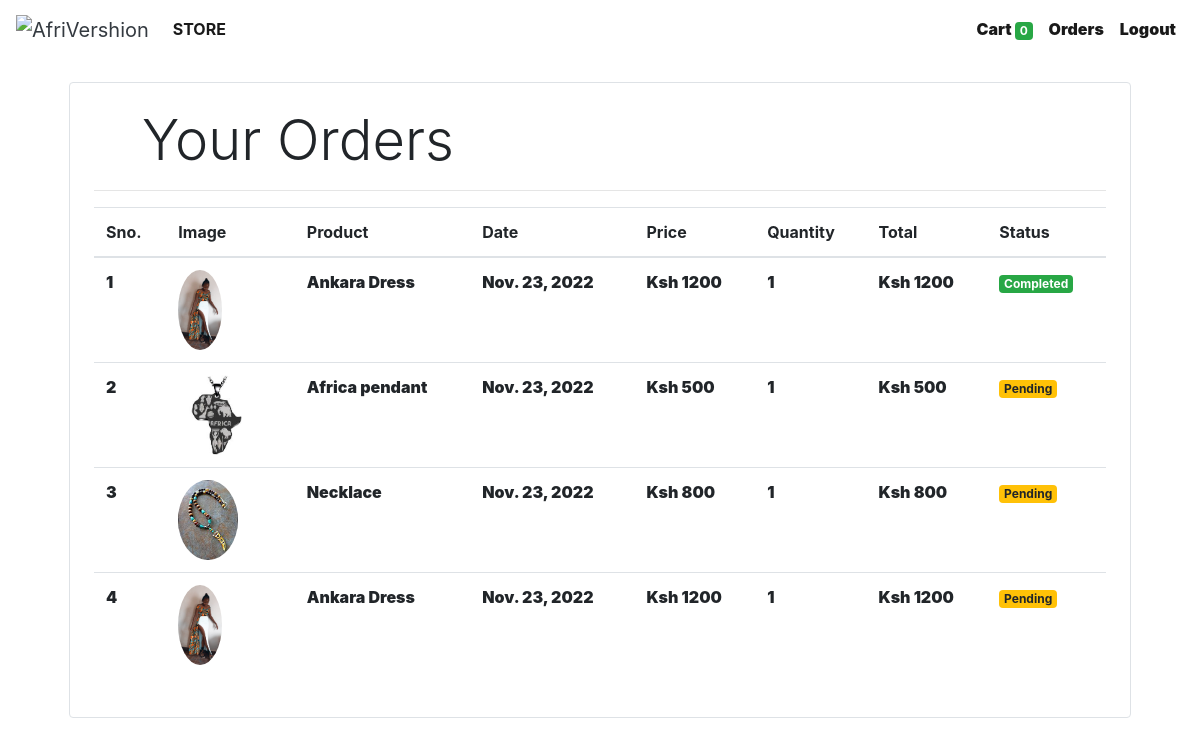
Before: /orders (signed in) with the older database file.
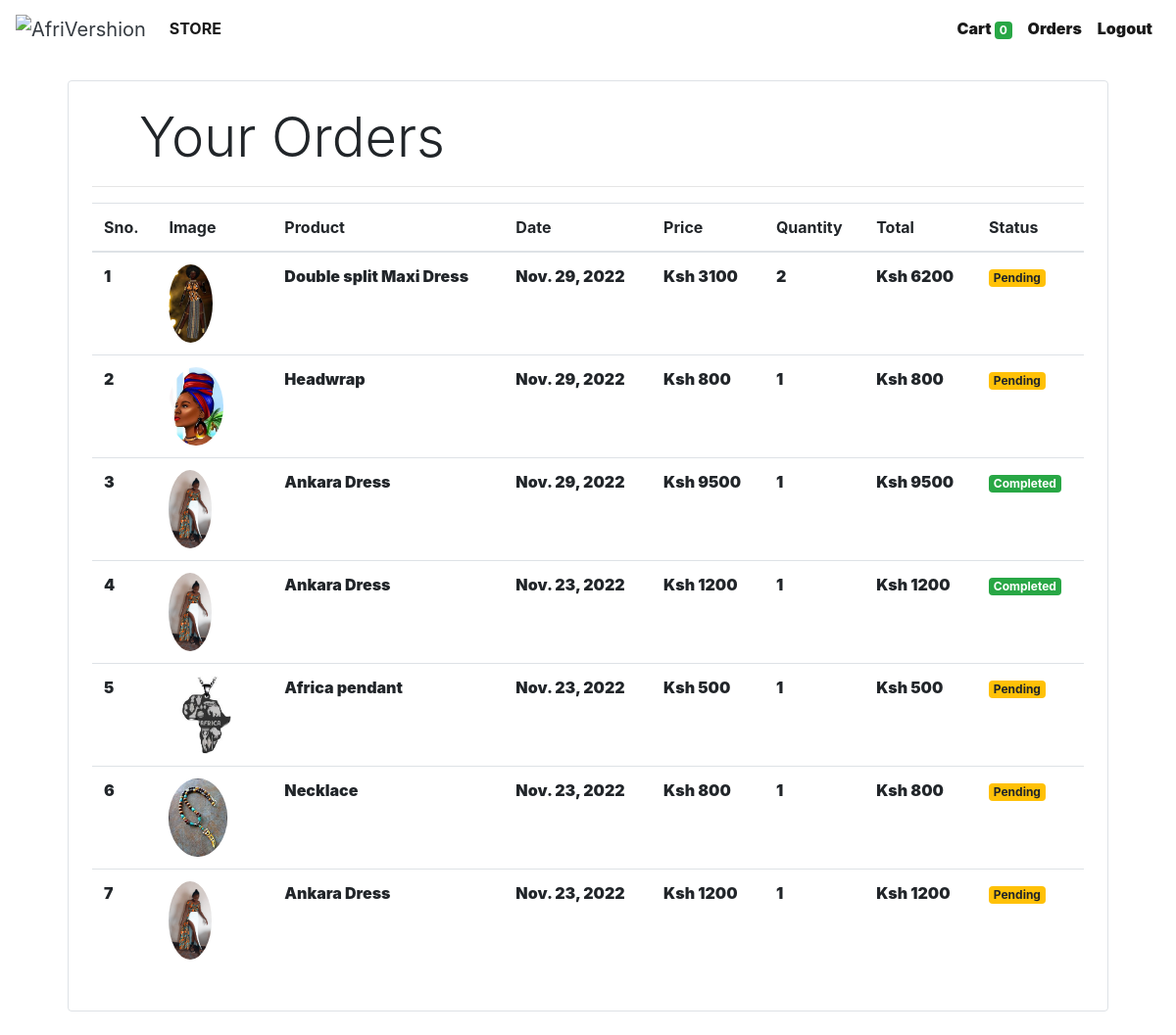
After: the same page with the newer database file.
### store/models/orders.py (models this page shows, shortened)
class Order(models.Model):
    product = models.ForeignKey(Products,
                                on_delete=models.CASCADE)
    customer = models.ForeignKey(Customer,
                                 on_delete=models.CASCADE)
    quantity = models.IntegerField(default=1)
    price = models.IntegerField()
    address = models.CharField (max_length=50, default='', blank=True)
    phone = models.CharField (max_length=50, default='', blank=True)
    date = models.DateField (default=datetime.datetime.today)
    status = models.BooleanField (default=False)
    @staticmethod
    def get_orders_by_customer(customer_id):
        return Order.objects.filter(customer=customer_id).order_by('-date')

### store/models/product.py (models this page shows, shortened)
class Products(models.Model):
    name = models.CharField(max_length=60)
    price= models.IntegerField(default=0)
    category= models.ForeignKey(Category,on_delete=models.CASCADE,default=1 )
    description= models.CharField(max_length=250, default='', blank=False, null= True)
    image= models.ImageField(upload_to='uploads/products/')

### store/middlewares/auth.py (the view)
    def middleware(request):
        print(request.session.get('customer'))
        returnUrl = request.META['PATH_INFO']
        print(request.META['PATH_INFO'])
        if not request.session.get('customer'):
           return redirect(f'login?return_url={returnUrl}')
        response = get_response(request)
        return response

### store/templatetags/custom_filter.py (called while the page is built)
@register.filter(name='currency')
def currency(number):
    return "Ksh "+str(number)

@register.filter(name='multiply')
def multiply(number , number1):
    return number * number1

### store/views/orders.py (called while the page is built)
    def get(self , request ):
        customer = request.session.get('customer')
        orders = Order.get_orders_by_customer(customer)
        print(orders)
        return render(request , 'orders.html'  , {'orders' : orders})

### store/templates/orders.html
{% extends 'base.html' %}
{% block content %}
{% load cart %}
{% load custom_filter %}
<div class="container">
   <div class="border rounded p-4 m-4">
        <p class="display-4 pl-4 ml-4">Your Orders</p>
        <hr>
        <table class="table">
            <thead>
                <tr>
                    <th>Sno.</th>
                    <th>Image</th>
                    <th>Product</th>
                    <th>Date</th>
                    <th>Price</th>
                    <th>Quantity</th>
                    <th>Total</th>
                    <th>Status</th>
                </tr>
            </thead>
            <tbody>
                {% for order in orders %}
                <tr>
                    <td>{{forloop.counter}}</td>
                    <td><img style="height: 80px;" class="rounded-circle" src="{{order.product.image.url}}" alt=""></td>
                    <td>{{order.product.name}}</td>
                    <td>{{order.date}}</td>
                    <td>{{order.price|currency}}</td>
                    <td>{{order.quantity}}</td>
                    <td>{{order.quantity|multiply:order.price|currency}}</td>
                    {% if order.status %}
                    <td><small class="badge badge-success">Completed</small></td>
                    {%else%}
                    <td><small class="badge badge-warning">Pending</small></td>
                    {% endif %}
                </tr>
                {% endfor %}
            </tbody>
        </table>
   </div>
</div>
{% endblock %}

### store/templates/base.html (shortened to what this page needs)
{% load static %}
<!doctype html>
<html lang="en">
<head>
  <link rel="stylesheet" href="https://maxcdn.bootstrapcdn.com/bootstrap/4.0.0/css/bootstrap.min.css"
>
</head>
<body>
<nav class="one-edge-shadow
  navbar navbar-light
  sticky-top navbar
  navbar-expand-lg
  text-white">
    <a class="navbar-brand ms-3 text-dark " href="/">
    <link rel="stylesheet" href="https://use.fontawesome.com/releases/v5.7.0/css/all.css">
    <img src='https://i.postimg.cc/GtP6Pw44/download.png' border='0' alt='AfriVershion'/></a>
    <div class="collapse navbar-collapse" id="navbarSupportedContent">
      <ul class="navbar-nav mr-auto">
        <li class="nav-item active">
          <a class="nav-link" href="/store"> <b>STORE<b> <span class="sr-only">(current)</span></a>
        </li>
          </ul>
      <ul class=" navbar-nav my-2 my-lg-0">
        <li class="nav-item active">
          <a class="nav-link" href="/cart">Cart
            <span class="badge badge-success">{{request.session.cart.keys|length}}</span>
            <span class="sr-only">(current)</span></a>
        </li>
        {% if request.session.customer %}
        <li class="nav-item active ">
          <a class="nav-link" href="/orders">Orders<span class="sr-only">(current)</span></a>
        </li>
        <li class="nav-item active ">
          <a class="nav-link" href="/logout">Logout<span class="sr-only">(current)</span></a>
        </li>
        {% endif %}
      </ul>
    </div>
  </nav>
  {% block content %}{% endblock %}
</body>
</html>

### store/templates/base.html (style rules this page uses)
nav { background-color: white; }
.one-edge-shadow { aqua box-shadow: 0 8px 2px -5px rgb(246, 245, 245); }

Changed rows visible on the page:
added Order: product.image (picture), product.name "Double split Maxi Dress", date "Nov. 29, 2022", price "Ksh 3100", quantity "2", quantity|multiply "Ksh 6200", status "Pending"
added Order: product.image (picture), product.name "Headwrap", date "Nov. 29, 2022", price "Ksh 800", quantity "1", quantity|multiply "Ksh 800", status "Pending"
added Order: product.image (picture), product.name "Ankara Dress", date "Nov. 29, 2022", price "Ksh 9500", quantity "1", quantity|multiply "Ksh 9500", status "Completed"
